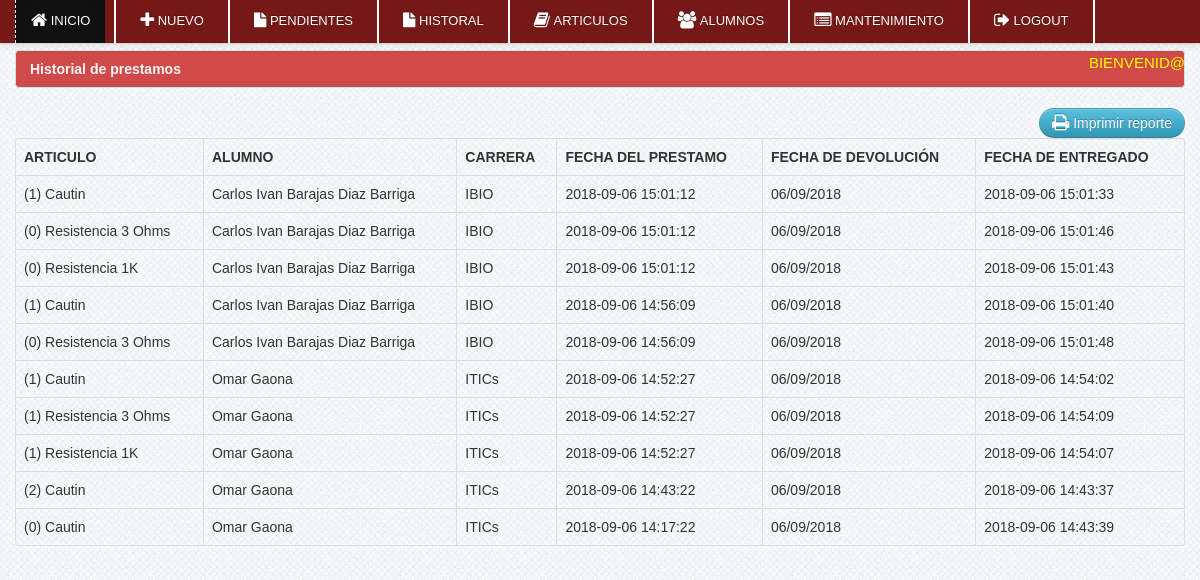
The app's page /sistema/reporte.php (signed in), older data.
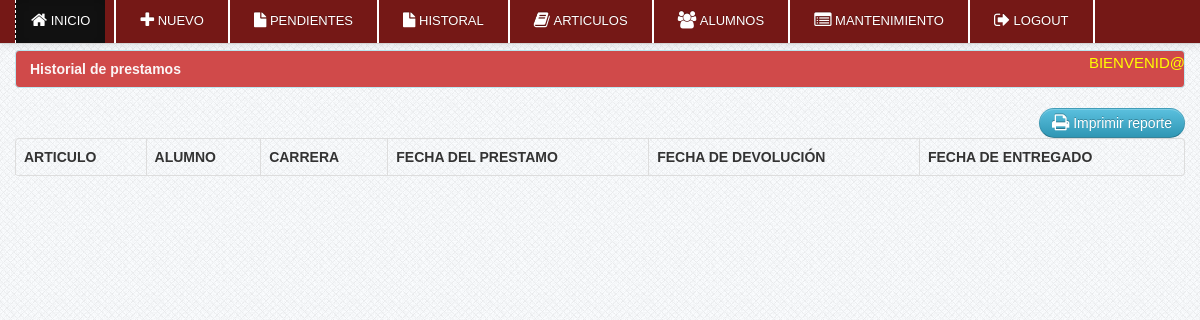
The same page, newer data.
### tables this page shows
CREATE TABLE `prestamos` (
  `id_prestamo` int(11) NOT NULL,
  `id_alumno` bigint(50) NOT NULL,
  `fecha_prestamo` varchar(100) NOT NULL,
  `fecha_devolucion` varchar(100) DEFAULT NULL
);

CREATE TABLE `detalle_prestamos` (
  `id_detalle_prestamos` int(11) NOT NULL,
  `id_articulo` int(11) NOT NULL,
  `cantidad` int(2) NOT NULL,
  `id_prestamo` int(11) NOT NULL,
  `estatus_prestamo` varchar(50) NOT NULL,
  `fecha_devolucion` varchar(100) NOT NULL,
  `fecha_entregado` varchar(1000) NOT NULL
);

CREATE TABLE `articulos` (
  `id_articulo` int(11) NOT NULL,
  `nombre_articulo` varchar(50) NOT NULL,
  `id_categoria` int(2) NOT NULL,
  `marca` varchar(50) NOT NULL,
  `ejemplares` int(3) NOT NULL,
  `detalle` text NOT NULL,
  `fecha_agregado` varchar(20) NOT NULL,
  `estatus` varchar(30) NOT NULL
);

CREATE TABLE `alumnos` (
  `id_alumno` int(11) NOT NULL,
  `nombre` varchar(20) NOT NULL,
  `apellido` varchar(40) NOT NULL,
  `genero` varchar(10) NOT NULL,
  `num_control` varchar(15) NOT NULL,
  `carrera` varchar(15) NOT NULL,
  `celular` varchar(12) NOT NULL,
  `semestre` varchar(2) NOT NULL,
  `estatus` varchar(10) NOT NULL
);

### sistema/reporte.php (the view, shortened to what this page needs)
<?php include('header.php'); ?>
<?php include('navbar_dashboard.php'); ?>
    <div class="container">
		<div class="margin-top">
			<div class="row">
				<div class="span12">
						<div class="alert alert-info"><strong>Historial de prestamos</strong></div>
                             <table cellpadding="0" cellspacing="0" border="0" class="table  table-bordered" id="example">
								<div class="pull-right">
								<a href="" onclick="window.print()" class="btn btn-info"><i class="icon-print icon-large"></i> Imprimir reporte</a>
								</div>
                                <thead>
                                    <tr>
                                        <th>Articulo</th>
                                        <th>Alumno</th>
                                        <th>Carrera</th>
                                        <th>Fecha del prestamo</th>
                                        <th>Fecha de devolución</th>
                                        <th>Fecha de entregado</th>
                                    </tr>
                                </thead>
                                <tbody>
                                  <?php  $user_query=mysql_query("select cantidad, prestamos.id_prestamo, articulos.id_articulo, id_detalle_prestamos, nombre_articulo, nombre, apellido, carrera,
                                  fecha_prestamo, prestamos.fecha_devolucion, fecha_entregado
                                  from prestamos
								LEFT JOIN alumnos ON prestamos.id_alumno = alumnos.id_alumno
								LEFT JOIN detalle_prestamos ON prestamos.id_prestamo = detalle_prestamos.id_prestamo
								LEFT JOIN articulos on detalle_prestamos.id_articulo =  articulos.id_articulo
								where detalle_prestamos.estatus_prestamo = 'devuelto' ORDER BY prestamos.id_prestamo DESC
								  ")or die(mysql_error());
									while($row=mysql_fetch_array($user_query)){
									$id=$row['id_prestamo'];
									?>
									<tr class="del<?php echo $id ?>">
                                    <td>(<?php echo $row['cantidad']; ?>) <?php echo $row['nombre_articulo']; ?></td>
                                    <td><?php echo $row['nombre']." ".$row['apellido']; ?></td>
                                    <td><?php echo $row['carrera']; ?></td>
									<td><?php echo $row['fecha_prestamo']; ?></td>
                                    <td><?php echo $row['fecha_devolucion']; ?> </td>
									<td><?php echo $row['fecha_entregado']; ?> </td>
                                    </tr>
									<?php  }  ?>
                                </tbody>
                            </table>
			</div>
			</div>
		</div>
    </div>
<?php include('footer.php') ?>

Row changes from the older to the newer data that the page shows:
removed prestamos: detalle_prestamos.cantidad "1", articulos.nombre_articulo "Cautin", id_alumno.nombre "Carlos Ivan", id_alumno.apellido "Barajas Diaz Barriga", id_alumno.carrera "IBIO", fecha_prestamo "2018-09-06 15:01:12", fecha_devolucion "06/09/2018", detalle_prestamos.fecha_entregado "2018-09-06 15:01:33", detalle_prestamos.cantidad "0", articulos.nombre_articulo "Resistencia 3 Ohms", detalle_prestamos.fecha_entregado "2018-09-06 15:01:46", articulos.nombre_articulo "Resistencia 1K", detalle_prestamos.fecha_entregado "2018-09-06 15:01:43"
removed prestamos: detalle_prestamos.cantidad "1", articulos.nombre_articulo "Cautin", id_alumno.nombre "Carlos Ivan", id_alumno.apellido "Barajas Diaz Barriga", id_alumno.carrera "IBIO", fecha_prestamo "2018-09-06 14:56:09", fecha_devolucion "06/09/2018", detalle_prestamos.fecha_entregado "2018-09-06 15:01:40", detalle_prestamos.cantidad "0", articulos.nombre_articulo "Resistencia 3 Ohms", detalle_prestamos.fecha_entregado "2018-09-06 15:01:48"
removed prestamos: detalle_prestamos.cantidad "1", articulos.nombre_articulo "Cautin", id_alumno.nombre "Omar", id_alumno.apellido "Gaona", id_alumno.carrera "ITICs", fecha_prestamo "2018-09-06 14:52:27", fecha_devolucion "06/09/2018", detalle_prestamos.fecha_entregado "2018-09-06 14:54:02", articulos.nombre_articulo "Resistencia 3 Ohms", detalle_prestamos.fecha_entregado "2018-09-06 14:54:09", articulos.nombre_articulo "Resistencia 1K", detalle_prestamos.fecha_entregado "2018-09-06 14:54:07"
removed prestamos: detalle_prestamos.cantidad "2", articulos.nombre_articulo "Cautin", id_alumno.nombre "Omar", id_alumno.apellido "Gaona", id_alumno.carrera "ITICs", fecha_prestamo "2018-09-06 14:43:22", fecha_devolucion "06/09/2018", detalle_prestamos.fecha_entregado "2018-09-06 14:43:37"
removed prestamos: detalle_prestamos.cantidad "0", articulos.nombre_articulo "Cautin", id_alumno.nombre "Omar", id_alumno.apellido "Gaona", id_alumno.carrera "ITICs", fecha_prestamo "2018-09-06 14:17:22", fecha_devolucion "06/09/2018", detalle_prestamos.fecha_entregado "2018-09-06 14:43:39"
